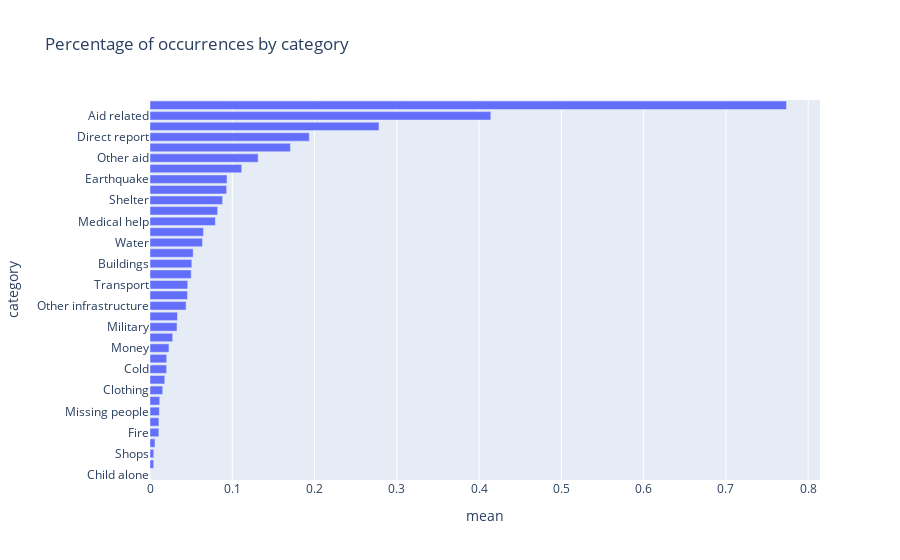

Notebook code cell kept with this figure:
### Code cell
fig = px.bar(
    category_mean_df, 
    x="mean", 
    y="category", 
    orientation='h',
    title='Percentage of occurrences by category'
)
fig.show()

### Figure 1 — Plotly figure (JSON) as saved in the notebook; plotly's stock layout.template omitted (floating-point values rounded to 4 significant figures)
{"data": [{"alignmentgroup": "True", "hovertemplate": "mean=%{x}<br>category=%{y}<extra></extra>", "legendgroup": "", "marker": {"color": "#636efa", "pattern": {"shape": ""}}, "name": "", "offsetgroup": "", "orientation": "h", "showlegend": false, "textposition": "auto", "type": "bar", "x": [0, 0.004501, 0.004577, 0.006065, 0.01076, 0.01079, 0.01137, 0.01179, 0.01545, 0.01797, 0.02022, 0.02029, 0.02304, 0.02762, 0.0328, 0.03338, 0.0439, 0.04554, 0.04581, 0.05008, 0.05085, 0.05249, 0.06378, 0.06504, 0.07949, 0.0822, 0.08827, 0.09319, 0.09365, 0.1115, 0.1314, 0.1707, 0.1936, 0.2783, 0.4143, 0.7736], "xaxis": "x", "y": ["Child alone", "Offer", "Shops", "Tools", "Fire", "Hospitals", "Missing people", "Aid centers", "Clothing", "Security", "Cold", "Electricity", "Money", "Search and rescue", "Military", "Refugees", "Other infrastructure", "Death", "Transport", "Medical products", "Buildings", "Other weather", "Water", "Infrastructure related", "Medical help", "Floods", "Shelter", "Storm", "Earthquake", "Food", "Other aid", "Request", "Direct report", "Weather related", "Aid related", "Related"], "yaxis": "y"}], "layout": {"barmode": "relative", "legend": {"tracegroupgap": 0}, "title": {"text": "Percentage of occurrences by category"}, "xaxis": {"anchor": "y", "domain": [0, 1], "title": {"text": "mean"}}, "yaxis": {"anchor": "x", "domain": [0, 1], "title": {"text": "category"}}}}
